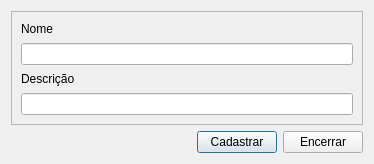
<?xml version="1.0" encoding="UTF-8"?>
<ui version="4.0">
 <class>Form_CadCateg</class>
 <widget class="QDialog" name="Form_CadCateg">
  <property name="geometry">
   <rect>
    <x>0</x>
    <y>0</y>
    <width>374</width>
    <height>164</height>
   </rect>
  </property>
  <property name="windowTitle">
   <string>Dialog</string>
  </property>
  <layout class="QGridLayout" name="gridLayout">
   <item row="0" column="0">
    <widget class="QFrame" name="frame">
     <property name="frameShape">
      <enum>QFrame::StyledPanel</enum>
     </property>
     <property name="frameShadow">
      <enum>QFrame::Raised</enum>
     </property>
     <layout class="QVBoxLayout" name="verticalLayout">
      <item>
       <widget class="QLabel" name="label">
        <property name="text">
         <string>Nome</string>
        </property>
       </widget>
      </item>
      <item>
       <widget class="QLineEdit" name="edtNome"/>
      </item>
      <item>
       <widget class="QLabel" name="label_2">
        <property name="text">
         <string>Descrição</string>
        </property>
       </widget>
      </item>
      <item>
       <widget class="QLineEdit" name="edtDesc"/>
      </item>
     </layout>
    </widget>
   </item>
   <item row="1" column="0">
    <layout class="QHBoxLayout" name="horizontalLayout">
     <item>
      <spacer name="horizontalSpacer">
       <property name="orientation">
        <enum>Qt::Horizontal</enum>
       </property>
       <property name="sizeHint" stdset="0">
        <size>
         <width>40</width>
         <height>20</height>
        </size>
       </property>
      </spacer>
     </item>
     <item>
      <widget class="QPushButton" name="btnCad">
       <property name="text">
        <string>Cadastrar</string>
       </property>
       <property name="icon">
        <iconset resource="../resource/icons.qrc">
         <normaloff>:/imagens/icons/1493238513_Check.png</normaloff>:/imagens/icons/1493238513_Check.png</iconset>
       </property>
      </widget>
     </item>
     <item>
      <widget class="QPushButton" name="btnCancel">
       <property name="text">
        <string>Encerrar</string>
       </property>
       <property name="icon">
        <iconset resource="../resource/icons.qrc">
         <normaloff>:/imagens/icons/1493332785_button_cancel.png</normaloff>:/imagens/icons/1493332785_button_cancel.png</iconset>
       </property>
      </widget>
     </item>
    </layout>
   </item>
  </layout>
 </widget>
 <resources>
  <include location="../resource/icons.qrc"/>
 </resources>
 <connections/>
</ui>
